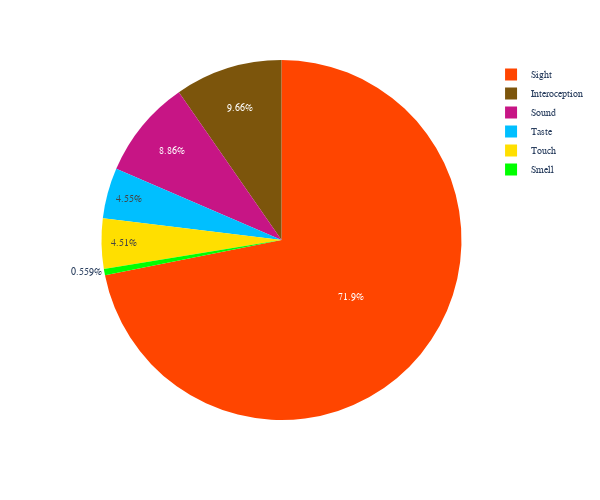
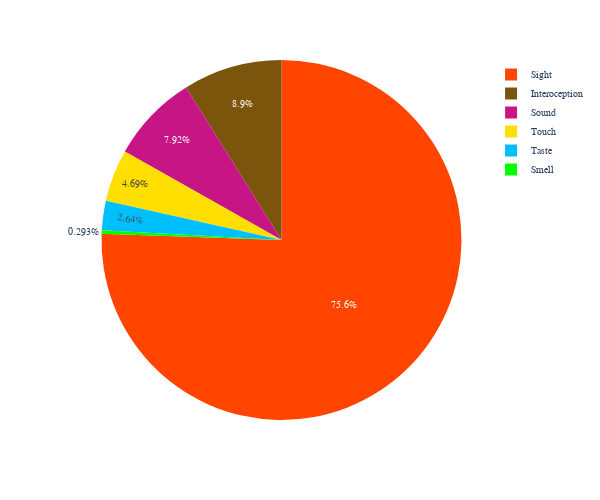
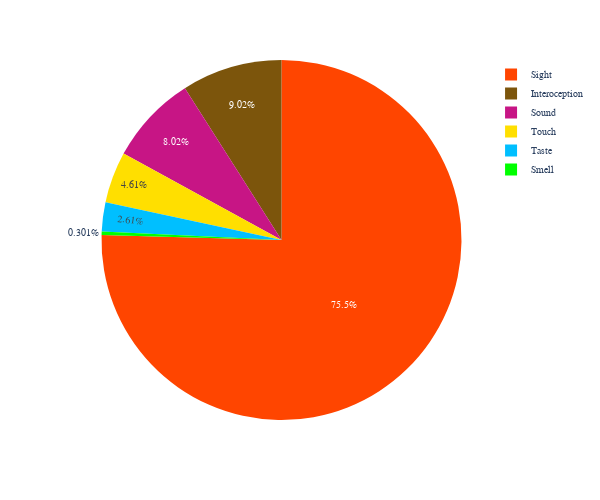
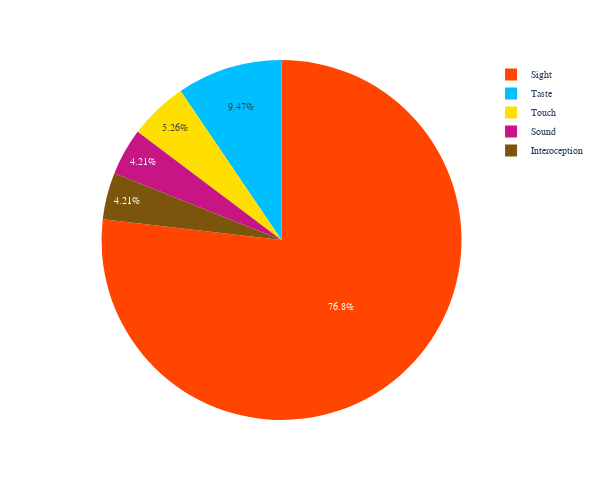

Notebook cell for these charts, in order:
### Code cell
import pandas as pd
import plotly.express as px

# Load the data
data = pd.read_csv('words_with_sm_norms.csv')

# Define colors for the 11 sensorimotor categories
colors = {
    "haptic": "#ffdf00",
    "auditory": "#c71585",
    "olfactory": "#00ff00",
    "gustatory": "#00bfff",
    "visual": "#ff4500",
    "interoceptive": "#7c550c",
}

new_labels = {
    "haptic": "Touch",
    "auditory": "Sound",
    "olfactory": "Smell",
    "gustatory": "Taste",
    "visual": "Sight",
    "interoceptive": "Interoception",
}

# Create a new column 'color' in the DataFrame that contains the color for each row
data['color'] = data['Dominant.perceptual'].map(colors)
data['new_labels'] = data['Dominant.perceptual'].map(new_labels)

df = px.data.tips()
fig = px.pie(data, names='new_labels', color='Dominant.perceptual', color_discrete_map=colors,
             labels={
                    'new_labels': 'Sensory category',
                    'color': 'Sensory category'
             })
fig.update_layout(width=600, height=500, font_family="Garamond", font_size=10)
fig.for_each_trace(lambda trace: trace.update(name=new_labels[trace.name] if trace.name in new_labels else trace.name))
fig.show()
fig.write_image("figures/total_sense_pie.svg")
# Filter the data based on the 'appears_in' column
data_portraits_titles = data[data['appears_in'].str.contains('po|to')]
data_only_portraits = data[data['appears_in'].str.contains('po')]
data_only_titles = data[data['appears_in'].str.contains('to')]

# Extract the numerical position from the 'appears_in' column
data_portraits_titles['position'] = data_portraits_titles['appears_in'].str.extract('(\d+)').astype(int)
data_only_portraits['position'] = data_only_portraits['appears_in'].str.extract('(\d+)').astype(int)
data_only_titles['position'] = data_only_titles['appears_in'].str.extract('(\d+)').astype(int)

# Define the ranges for the three subsections
ranges = {
    'Objects': (0, 57),
    'Food': (58, 108),
    'Rooms': (109, 109)
}

# Create the variant pie charts for each subsection
for name, (start, end) in ranges.items():
    for data_subset in [data_portraits_titles, data_only_portraits, data_only_titles]:
        # Filter the data based on the numerical position
        data_filtered = data_subset[(data_subset['position'] >= start) & (data_subset['position'] <= end)]
        
        # Create the pie chart
        fig = px.pie(data_filtered, names='new_labels', color='Dominant.perceptual', color_discrete_map=colors,
                     labels={
                            'new_labels': 'Sensory category',
                            'color': 'Sensory category'
                     })
        fig.update_layout(width=600, height=500, font_family="Garamond", font_size=10)
        fig.for_each_trace(lambda trace: trace.update(name=new_labels[trace.name] if trace.name in new_labels else trace.name))
        fig.show()
        fig.write_image(f"figures/{name}_{'all' if data_subset is data_portraits_titles else 'portraits' if data_subset is data_only_portraits else 'titles'}.svg")

### Figure 1 — Plotly figure (JSON) as saved in the notebook; plotly's stock layout.template omitted (floating-point values rounded to 4 significant figures; data arrays with more than 128 entries replaced by an {"elided": "..."} marker saying what was removed)
{"data": [{"customdata": {"elided": "2506x1 str values"}, "domain": {"x": [0.0, 1.0], "y": [0.0, 1.0]}, "hovertemplate": "Sensory category=%{label}<br>Dominant.perceptual=%{customdata[0]}<extra></extra>", "labels": {"elided": "2506 str values"}, "legendgroup": "", "marker": {"colors": {"elided": "2506 str values"}}, "name": "", "showlegend": true, "type": "pie"}], "layout": {"legend": {"tracegroupgap": 0}, "margin": {"t": 60}, "font": {"family": "Garamond", "size": 10}, "width": 600, "height": 500}}

### Figure 2 — Plotly figure (JSON) as saved in the notebook; plotly's stock layout.template omitted (floating-point values rounded to 4 significant figures; data arrays with more than 128 entries replaced by an {"elided": "..."} marker saying what was removed)
{"data": [{"customdata": {"elided": "1023x1 str values"}, "domain": {"x": [0.0, 1.0], "y": [0.0, 1.0]}, "hovertemplate": "Sensory category=%{label}<br>Dominant.perceptual=%{customdata[0]}<extra></extra>", "labels": {"elided": "1023 str values"}, "legendgroup": "", "marker": {"colors": {"elided": "1023 str values"}}, "name": "", "showlegend": true, "type": "pie"}], "layout": {"legend": {"tracegroupgap": 0}, "margin": {"t": 60}, "font": {"family": "Garamond", "size": 10}, "width": 600, "height": 500}}

### Figure 3 — Plotly figure (JSON) as saved in the notebook; plotly's stock layout.template omitted (floating-point values rounded to 4 significant figures; data arrays with more than 128 entries replaced by an {"elided": "..."} marker saying what was removed)
{"data": [{"customdata": {"elided": "998x1 str values"}, "domain": {"x": [0.0, 1.0], "y": [0.0, 1.0]}, "hovertemplate": "Sensory category=%{label}<br>Dominant.perceptual=%{customdata[0]}<extra></extra>", "labels": {"elided": "998 str values"}, "legendgroup": "", "marker": {"colors": {"elided": "998 str values"}}, "name": "", "showlegend": true, "type": "pie"}], "layout": {"legend": {"tracegroupgap": 0}, "margin": {"t": 60}, "font": {"family": "Garamond", "size": 10}, "width": 600, "height": 500}}

### Figure 4 — Plotly figure (JSON) as saved in the notebook; plotly's stock layout.template omitted (floating-point values rounded to 4 significant figures)
{"data": [{"customdata": [["visual"], ["visual"], ["visual"], ["visual"], ["visual"], ["visual"], ["visual"], ["visual"], ["visual"], ["visual"], ["gustatory"], ["auditory"], ["visual"], ["visual"], ["visual"], ["visual"], ["interoceptive"], ["visual"], ["visual"], ["visual"], ["haptic"], ["gustatory"], ["haptic"], ["visual"], ["visual"], ["visual"], ["haptic"], ["gustatory"], ["visual"], ["gustatory"], ["visual"], ["visual"], ["visual"], ["visual"], ["visual"], ["gustatory"], ["visual"], ["visual"], ["visual"], ["visual"], ["visual"], ["interoceptive"], ["visual"], ["visual"], ["visual"], ["visual"], ["haptic"], ["visual"], ["visual"], ["visual"], ["visual"], ["visual"], ["visual"], ["visual"], ["visual"], ["visual"], ["visual"], ["gustatory"], ["visual"], ["interoceptive"], ["visual"], ["visual"], ["visual"], ["visual"], ["haptic"], ["visual"], ["auditory"], ["visual"], ["visual"], ["visual"], ["visual"], ["visual"], ["visual"], ["visual"], ["visual"], ["gustatory"], ["visual"], ["visual"], ["visual"], ["auditory"], ["visual"], ["visual"], ["gustatory"], ["visual"], ["auditory"], ["visual"], ["interoceptive"], ["visual"], ["visual"], ["visual"], ["gustatory"], ["visual"], ["visual"], ["visual"], ["visual"]], "domain": {"x": [0.0, 1.0], "y": [0.0, 1.0]}, "hovertemplate": "Sensory category=%{label}<br>Dominant.perceptual=%{customdata[0]}<extra></extra>", "labels": ["Sight", "Sight", "Sight", "Sight", "Sight", "Sight", "Sight", "Sight", "Sight", "Sight", "Taste", "Sound", "Sight", "Sight", "Sight", "Sight", "Interoception", "Sight", "Sight", "Sight", "Touch", "Taste", "Touch", "Sight", "Sight", "Sight", "Touch", "Taste", "Sight", "Taste", "Sight", "Sight", "Sight", "Sight", "Sight", "Taste", "Sight", "Sight", "Sight", "Sight", "Sight", "Interoception", "Sight", "Sight", "Sight", "Sight", "Touch", "Sight", "Sight", "Sight", "Sight", "Sight", "Sight", "Sight", "Sight", "Sight", "Sight", "Taste", "Sight", "Interoception", "Sight", "Sight", "Sight", "Sight", "Touch", "Sight", "Sound", "Sight", "Sight", "Sight", "Sight", "Sight", "Sight", "Sight", "Sight", "Taste", "Sight", "Sight", "Sight", "Sound", "Sight", "Sight", "Taste", "Sight", "Sound", "Sight", "Interoception", "Sight", "Sight", "Sight", "Taste", "Sight", "Sight", "Sight", "Sight"], "legendgroup": "", "marker": {"colors": ["#ff4500", "#ff4500", "#ff4500", "#ff4500", "#ff4500", "#ff4500", "#ff4500", "#ff4500", "#ff4500", "#ff4500", "#00bfff", "#c71585", "#ff4500", "#ff4500", "#ff4500", "#ff4500", "#7c550c", "#ff4500", "#ff4500", "#ff4500", "#ffdf00", "#00bfff", "#ffdf00", "#ff4500", "#ff4500", "#ff4500", "#ffdf00", "#00bfff", "#ff4500", "#00bfff", "#ff4500", "#ff4500", "#ff4500", "#ff4500", "#ff4500", "#00bfff", "#ff4500", "#ff4500", "#ff4500", "#ff4500", "#ff4500", "#7c550c", "#ff4500", "#ff4500", "#ff4500", "#ff4500", "#ffdf00", "#ff4500", "#ff4500", "#ff4500", "#ff4500", "#ff4500", "#ff4500", "#ff4500", "#ff4500", "#ff4500", "#ff4500", "#00bfff", "#ff4500", "#7c550c", "#ff4500", "#ff4500", "#ff4500", "#ff4500", "#ffdf00", "#ff4500", "#c71585", "#ff4500", "#ff4500", "#ff4500", "#ff4500", "#ff4500", "#ff4500", "#ff4500", "#ff4500", "#00bfff", "#ff4500", "#ff4500", "#ff4500", "#c71585", "#ff4500", "#ff4500", "#00bfff", "#ff4500", "#c71585", "#ff4500", "#7c550c", "#ff4500", "#ff4500", "#ff4500", "#00bfff", "#ff4500", "#ff4500", "#ff4500", "#ff4500"]}, "name": "", "showlegend": true, "type": "pie"}], "layout": {"legend": {"tracegroupgap": 0}, "margin": {"t": 60}, "font": {"family": "Garamond", "size": 10}, "width": 600, "height": 500}}
